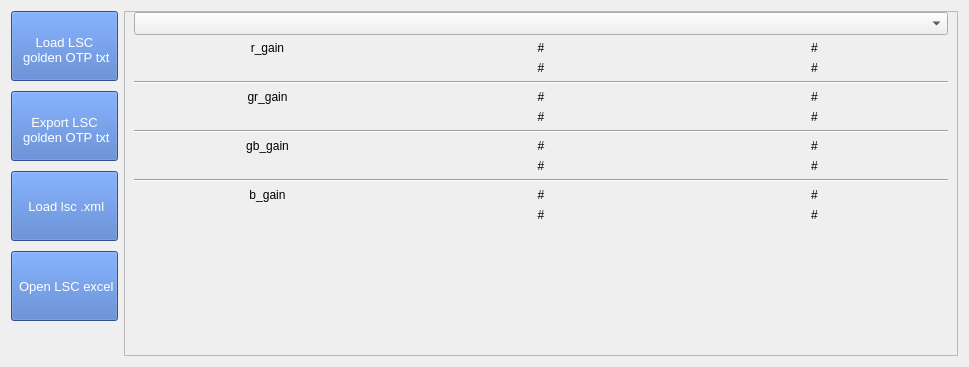
<?xml version="1.0" encoding="UTF-8"?>
<ui version="4.0">
 <class>Form</class>
 <widget class="QWidget" name="Form">
  <property name="enabled">
   <bool>true</bool>
  </property>
  <property name="geometry">
   <rect>
    <x>0</x>
    <y>0</y>
    <width>969</width>
    <height>367</height>
   </rect>
  </property>
  <property name="windowTitle">
   <string>Form</string>
  </property>
  <layout class="QVBoxLayout" name="verticalLayout_4">
   <item>
    <layout class="QHBoxLayout" name="horizontalLayout_2" stretch="0,1">
     <item>
      <layout class="QVBoxLayout" name="verticalLayout">
       <property name="spacing">
        <number>10</number>
       </property>
       <item>
        <widget class="QPushButton" name="load_txt_btn">
         <property name="sizePolicy">
          <sizepolicy hsizetype="Minimum" vsizetype="Fixed">
           <horstretch>0</horstretch>
           <verstretch>0</verstretch>
          </sizepolicy>
         </property>
         <property name="minimumSize">
          <size>
           <width>100</width>
           <height>70</height>
          </size>
         </property>
         <property name="styleSheet">
          <string notr="true">font:13px ;
text-align:bottom;
background:rgb(68, 114, 196); 
color:rgb(255, 255, 255);</string>
         </property>
         <property name="text">
          <string>Load LSC
 golden OTP txt
</string>
         </property>
        </widget>
       </item>
       <item>
        <widget class="QPushButton" name="expor_txt_btn">
         <property name="enabled">
          <bool>true</bool>
         </property>
         <property name="minimumSize">
          <size>
           <width>100</width>
           <height>70</height>
          </size>
         </property>
         <property name="styleSheet">
          <string notr="true">font:13px ;
text-align:bottom;
background:rgb(68, 114, 196); 
color:rgb(255, 255, 255);</string>
         </property>
         <property name="text">
          <string>Export LSC 
 golden OTP txt
</string>
         </property>
        </widget>
       </item>
       <item>
        <widget class="QPushButton" name="load_xml_btn">
         <property name="minimumSize">
          <size>
           <width>100</width>
           <height>70</height>
          </size>
         </property>
         <property name="styleSheet">
          <string notr="true">font:13px ;
background:rgb(68, 114, 196); 
color:rgb(255, 255, 255);</string>
         </property>
         <property name="text">
          <string>
 Load lsc .xml
</string>
         </property>
        </widget>
       </item>
       <item>
        <widget class="QPushButton" name="open_excel_btn">
         <property name="minimumSize">
          <size>
           <width>100</width>
           <height>70</height>
          </size>
         </property>
         <property name="styleSheet">
          <string notr="true">font:13px ;
background:rgb(68, 114, 196); 
color:rgb(255, 255, 255);</string>
         </property>
         <property name="text">
          <string>
 Open LSC excel
</string>
         </property>
        </widget>
       </item>
       <item>
        <spacer name="verticalSpacer_2">
         <property name="orientation">
          <enum>Qt::Vertical</enum>
         </property>
         <property name="sizeHint" stdset="0">
          <size>
           <width>20</width>
           <height>40</height>
          </size>
         </property>
        </spacer>
       </item>
      </layout>
     </item>
     <item>
      <widget class="QFrame" name="frame">
       <property name="frameShape">
        <enum>QFrame::StyledPanel</enum>
       </property>
       <property name="frameShadow">
        <enum>QFrame::Raised</enum>
       </property>
       <layout class="QVBoxLayout" name="verticalLayout_3">
        <property name="topMargin">
         <number>0</number>
        </property>
        <property name="bottomMargin">
         <number>0</number>
        </property>
        <item>
         <layout class="QHBoxLayout" name="horizontalLayout">
          <item>
           <layout class="QVBoxLayout" name="verticalLayout_2">
            <item>
             <widget class="QComboBox" name="select_result">
              <property name="minimumSize">
               <size>
                <width>180</width>
                <height>0</height>
               </size>
              </property>
              <property name="styleSheet">
               <string notr="true">font:13px ;</string>
              </property>
              <property name="editable">
               <bool>false</bool>
              </property>
              <property name="currentText">
               <string/>
              </property>
              <property name="currentIndex">
               <number>-1</number>
              </property>
             </widget>
            </item>
            <item>
             <layout class="QGridLayout" name="corner_grid">
              <item row="5" column="0" colspan="3">
               <widget class="Line" name="line_2">
                <property name="orientation">
                 <enum>Qt::Horizontal</enum>
                </property>
               </widget>
              </item>
              <item row="2" column="0" colspan="3">
               <widget class="Line" name="line">
                <property name="orientation">
                 <enum>Qt::Horizontal</enum>
                </property>
               </widget>
              </item>
              <item row="4" column="2">
               <widget class="QLabel" name="label_9">
                <property name="text">
                 <string>#</string>
                </property>
                <property name="alignment">
                 <set>Qt::AlignCenter</set>
                </property>
               </widget>
              </item>
              <item row="3" column="0">
               <widget class="QLabel" name="label_10">
                <property name="text">
                 <string>gr_gain</string>
                </property>
                <property name="alignment">
                 <set>Qt::AlignCenter</set>
                </property>
               </widget>
              </item>
              <item row="1" column="2">
               <widget class="QLabel" name="label_8">
                <property name="text">
                 <string>#</string>
                </property>
                <property name="alignment">
                 <set>Qt::AlignCenter</set>
                </property>
               </widget>
              </item>
              <item row="3" column="1">
               <widget class="QLabel" name="label_11">
                <property name="text">
                 <string>#</string>
                </property>
                <property name="alignment">
                 <set>Qt::AlignCenter</set>
                </property>
               </widget>
              </item>
              <item row="4" column="1">
               <widget class="QLabel" name="label_12">
                <property name="text">
                 <string>#</string>
                </property>
                <property name="alignment">
                 <set>Qt::AlignCenter</set>
                </property>
               </widget>
              </item>
              <item row="0" column="0">
               <widget class="QLabel" name="label">
                <property name="text">
                 <string>r_gain</string>
                </property>
                <property name="alignment">
                 <set>Qt::AlignCenter</set>
                </property>
               </widget>
              </item>
              <item row="9" column="2">
               <widget class="QLabel" name="label_2">
                <property name="text">
                 <string>#</string>
                </property>
                <property name="alignment">
                 <set>Qt::AlignCenter</set>
                </property>
               </widget>
              </item>
              <item row="6" column="2">
               <widget class="QLabel" name="label_3">
                <property name="text">
                 <string>#</string>
                </property>
                <property name="alignment">
                 <set>Qt::AlignCenter</set>
                </property>
               </widget>
              </item>
              <item row="3" column="2">
               <widget class="QLabel" name="label_4">
                <property name="text">
                 <string>#</string>
                </property>
                <property name="alignment">
                 <set>Qt::AlignCenter</set>
                </property>
               </widget>
              </item>
              <item row="0" column="2">
               <widget class="QLabel" name="label_6">
                <property name="text">
                 <string>#</string>
                </property>
                <property name="alignment">
                 <set>Qt::AlignCenter</set>
                </property>
               </widget>
              </item>
              <item row="1" column="1">
               <widget class="QLabel" name="label_7">
                <property name="text">
                 <string>#</string>
                </property>
                <property name="alignment">
                 <set>Qt::AlignCenter</set>
                </property>
               </widget>
              </item>
              <item row="0" column="1">
               <widget class="QLabel" name="label_5">
                <property name="text">
                 <string>#</string>
                </property>
                <property name="alignment">
                 <set>Qt::AlignCenter</set>
                </property>
               </widget>
              </item>
              <item row="6" column="1">
               <widget class="QLabel" name="label_15">
                <property name="text">
                 <string>#</string>
                </property>
                <property name="alignment">
                 <set>Qt::AlignCenter</set>
                </property>
               </widget>
              </item>
              <item row="7" column="1">
               <widget class="QLabel" name="label_16">
                <property name="text">
                 <string>#</string>
                </property>
                <property name="alignment">
                 <set>Qt::AlignCenter</set>
                </property>
               </widget>
              </item>
              <item row="6" column="0">
               <widget class="QLabel" name="label_13">
                <property name="text">
                 <string>gb_gain</string>
                </property>
                <property name="alignment">
                 <set>Qt::AlignCenter</set>
                </property>
               </widget>
              </item>
              <item row="7" column="2">
               <widget class="QLabel" name="label_14">
                <property name="text">
                 <string>#</string>
                </property>
                <property name="alignment">
                 <set>Qt::AlignCenter</set>
                </property>
               </widget>
              </item>
              <item row="10" column="2">
               <widget class="QLabel" name="label_18">
                <property name="text">
                 <string>#</string>
                </property>
                <property name="alignment">
                 <set>Qt::AlignCenter</set>
                </property>
               </widget>
              </item>
              <item row="9" column="0">
               <widget class="QLabel" name="label_17">
                <property name="text">
                 <string>b_gain</string>
                </property>
                <property name="alignment">
                 <set>Qt::AlignCenter</set>
                </property>
               </widget>
              </item>
              <item row="9" column="1">
               <widget class="QLabel" name="label_19">
                <property name="text">
                 <string>#</string>
                </property>
                <property name="alignment">
                 <set>Qt::AlignCenter</set>
                </property>
               </widget>
              </item>
              <item row="10" column="1">
               <widget class="QLabel" name="label_20">
                <property name="text">
                 <string>#</string>
                </property>
                <property name="alignment">
                 <set>Qt::AlignCenter</set>
                </property>
               </widget>
              </item>
              <item row="11" column="1">
               <spacer name="verticalSpacer">
                <property name="orientation">
                 <enum>Qt::Vertical</enum>
                </property>
                <property name="sizeHint" stdset="0">
                 <size>
                  <width>20</width>
                  <height>40</height>
                 </size>
                </property>
               </spacer>
              </item>
              <item row="8" column="0" colspan="3">
               <widget class="Line" name="line_3">
                <property name="orientation">
                 <enum>Qt::Horizontal</enum>
                </property>
               </widget>
              </item>
             </layout>
            </item>
           </layout>
          </item>
          <item>
           <layout class="QGridLayout" name="img_grid"/>
          </item>
         </layout>
        </item>
       </layout>
      </widget>
     </item>
    </layout>
   </item>
  </layout>
 </widget>
 <resources/>
 <connections/>
</ui>
